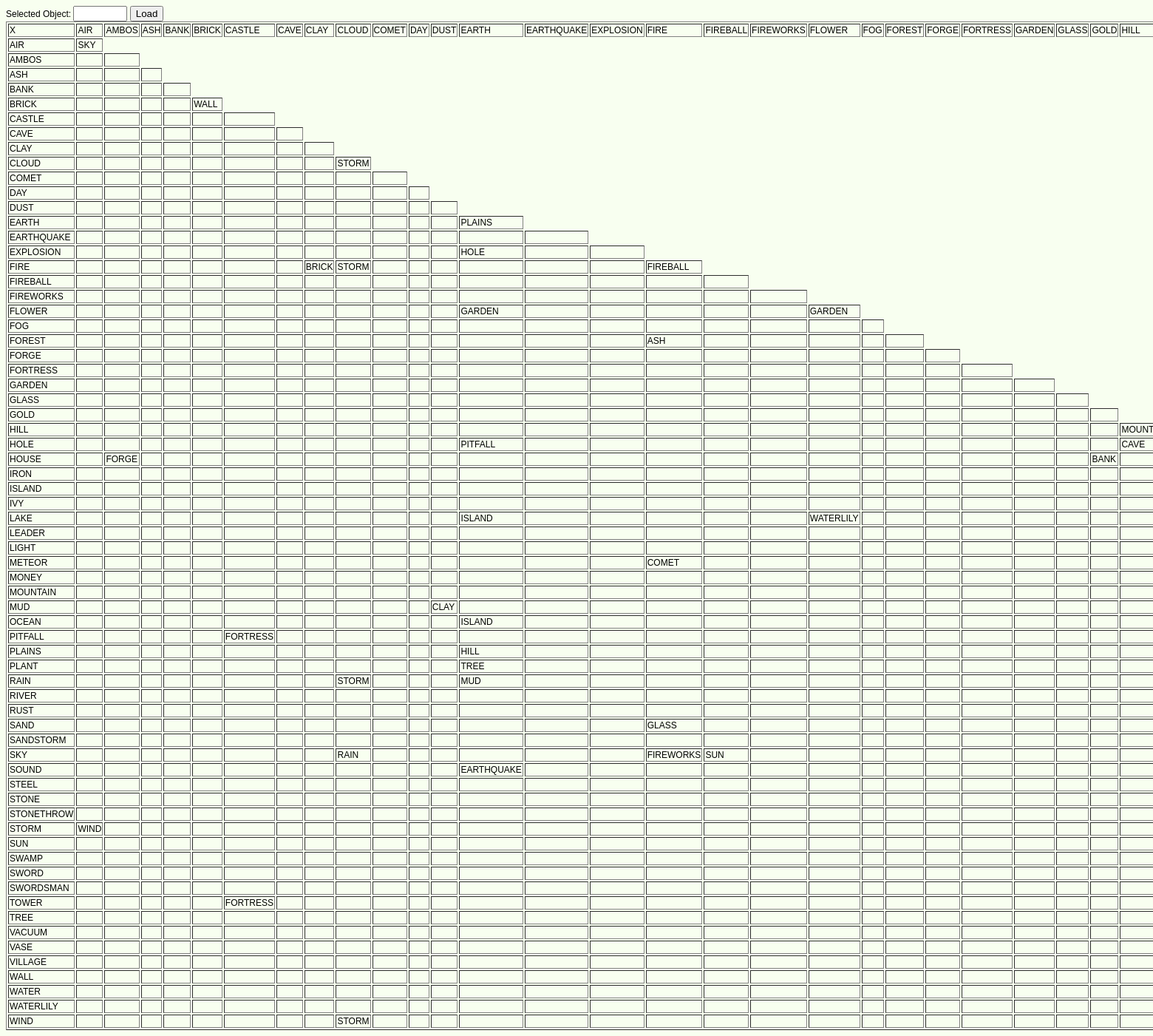
Screenshot of /edit_inventions.php with the database file from the repository.
### tables this page shows
CREATE TABLE IF NOT EXISTS `inventionbase` (
  `id` varchar(10) NOT NULL,
  `base1` varchar(10) NOT NULL,
  `base2` varchar(10) NOT NULL,
  `result` varchar(10) NOT NULL,
  PRIMARY KEY (`id`)
);

### server.php (called while the page is built, shortened)
<?
  $dbhostname = 'localhost';
  $dbname = 'game';
  $dbuser = 'game';
  $dbpass = 'game';
$server = mysqli_connect($dbhostname,$dbuser,$dbpass,$dbname);
function query($query_SQL, $query_user='system')
{
  global $server;
  if (!$Result = mysqli_query($server,$query_SQL))
  {
    $errorflag = $user.' ('.date('d.m.Y H:i:s').') '.mysqli_error($server).' in '.$query_SQL;
    if ($_SERVER['HTTP_HOST'] == 'localhost')
    {
      echo '§'.$errorflag;
    }
    else
    {
      @mail('admin@slampoet.de','Slam - FEHLER',$errorflag);
    }
    die ('Please reload - Bitte die Seite neu laden');
  }
  return $Result;
}
function gettest($get)
{
  return $get;
}
?>

### edit_inventions.php (the view, shortened to what this page needs)
<?
include_once ('server.php');
$SQL = "SELECT id FROM objectbase ORDER BY id";
$Result = query($SQL);
for ($a=0; $a<mysqli_num_rows($Result); $a++)
{
  $Resultrow = $Result->fetch_assoc();
  $object[] = $Resultrow['id'];
}
$selected_object = gettest($_REQUEST['form_selected_object']);
$SQL = "SELECT * FROM inventionbase";
$Result = query($SQL);
for ($a=0; $a<mysqli_num_rows($Result); $a++)
{
  $Resultrow = $Result->fetch_assoc();
  $inventresult[$Resultrow['base1']][$Resultrow['base2']] = $Resultrow['result'];
}
?>
<!DOCTYPE HTML PUBLIC "-//W3C//DTD HTML 4.01 Transitional//EN" "http://www.w3.org/TR/html4/loose.dtd">
<html>
<head>
<link rel=stylesheet type="text/css" href="style.css">
</head>
<body>
<?
echo '<form name=invents action="'.$PHP_SELF.'" method=post>';
echo 'Selected Object: <input size=6 name="form_selected_object" type="text" value="'.$selected_object.'"/> <input name="submit" type="submit" value="Load"/>';
if ($selected_object != '')
{
  echo '<table border=1>';
  echo '<tr><td>X</td>';
  echo '<td>'.$selected_object.'</td>';
  echo '</tr>';
  for ($a=0; $a<count($object); $a++)
  {
    echo '<tr><td>'.$object[$a].'</td>';
    echo '<td><input size=6 name="form_'.$object[$a].'_'.$selected_object.'" type="text" value="'.$inventresult[$object[$a]][$selected_object].'"/></td>';
    echo '</tr>';
  }
  echo '<tr><td colspan='.(count($object)+1).'><input style="width:100%;" name="submit" type="submit" value="Edit"/></td></tr>';
  echo '</table>';
}
else
{
  echo '<table border=1>';
  echo '<tr><td>X</td>';
  for ($b=0; $b<count($object); $b++)
  {
    echo '<td>'.$object[$b].'</td>';
  }
  echo '</tr>';
  for ($a=0; $a<count($object); $a++)
  {
    echo '<tr><td>'.$object[$a].'</td>';
    for ($b=0; $b<=$a; $b++)
    {
      echo '<td>'.$inventresult[$object[$a]][$object[$b]].'</td>';
    }
    echo '</tr>';
  }
  echo '</table>';
}
echo '</form>';
?>
</body></html>

### style.css (style rules this page uses)
body { font-family:georgia,arial;font-size:12px;background-color:#F8FFF0; }

### rows the page displays
inventionbase: result "ISLAND"
inventionbase: base1 "WIND"
inventionbase: base1 "STORM"

### other values shown
$object[$b] "AIR"
$object[$b] "AMBOS"
$object[$b] "ASH"
$object[$b] "BANK"
$object[$b] "BRICK"
$object[$b] "CASTLE"
$object[$b] "CAVE"
$object[$b] "CLAY"
$object[$b] "CLOUD"
$object[$b] "COMET"
$object[$b] "DAY"
$object[$b] "DUST"
$object[$b] "EARTH"
$object[$b] "EARTHQUAKE"
$object[$b] "EXPLOSION"
